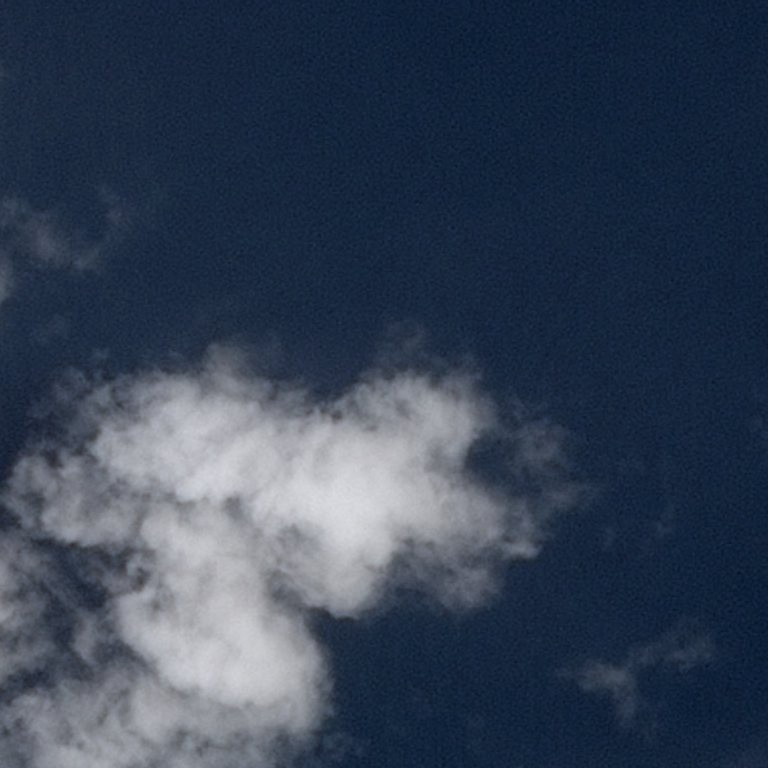
%> input picture 图像预处理/多特征海陆分离/00bb65eba.jpg, 768 x 768 px
$ octave daoyu.m   (GNU Octave 9; MATLAB toolbox functions it lacks are replaced by stand-ins)
%> lines starting %> are read from the running program, lines starting %| are printed output that depends on the picture; in (x1, y1, x2, y2) boxes, pixels count from 0 and x2, y2 are one past the last pixel; in counts of white or black regions, pixels touching at a corner belong together; the program's own positions count from 1
%> further down, I is the input picture: size 768x768x3 uint8; mean R, G, B 53.3, 65.5, 84.4
### 图像预处理/多特征海陆分离/tidu.m
function tiduzhi = tidu(I)

BW=edge(I,'canny',[0.1,0.2],3);
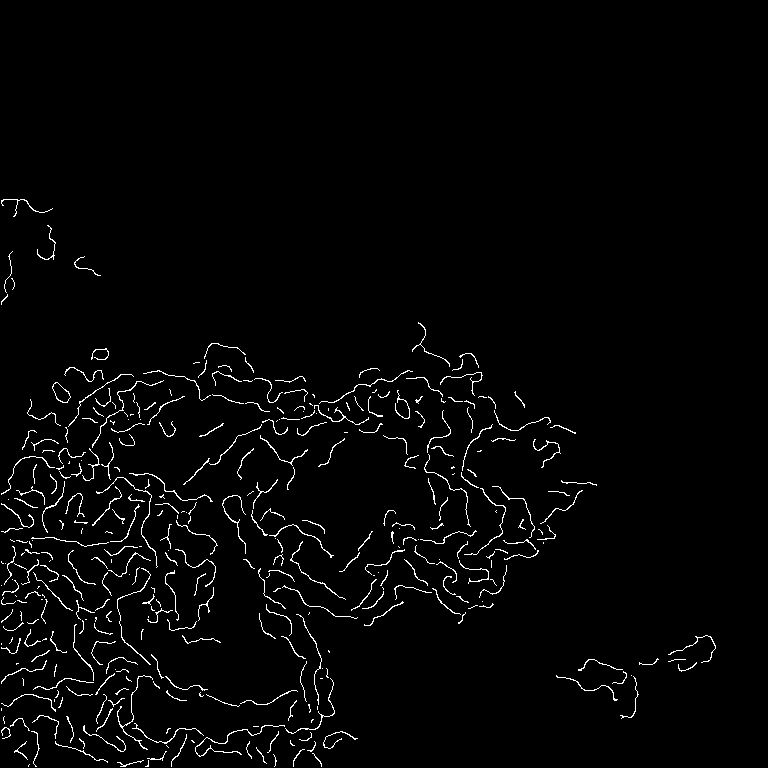
%> BW: size 768x768 logical; 2.2% white in thin lines or dots, all inside (x1, y1, x2, y2) = (1, 199, 716, 767)

se=strel('disk',5);
I=imdilate(BW,se);
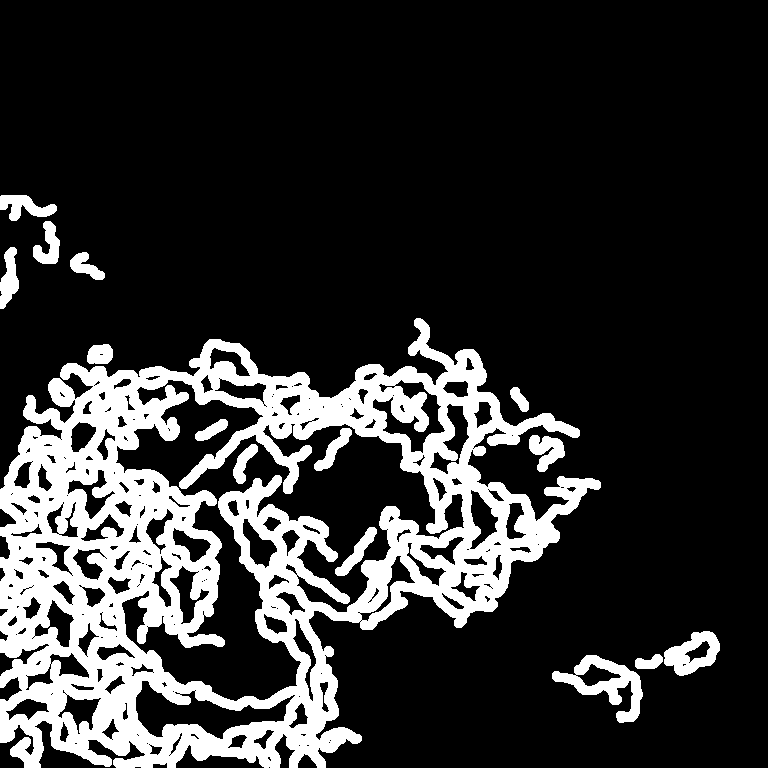
%> I: size 768x768 logical; 19.4% white; 15 white regions, largest, box (x1, y1, x2, y2) and area: (0, 318, 601, 768) 104066, (552, 655, 643, 723) 2244, (664, 631, 720, 676) 1380
I2=imfill(I,'holes');
%> I2: size 768x768 logical; 30.3% white; 11 white regions, largest, box (x1, y1, x2, y2) and area: (0, 318, 601, 768) 169991, (552, 655, 643, 723) 2691, (664, 631, 720, 676) 1617
tiduzhi=imerode(I2,se);
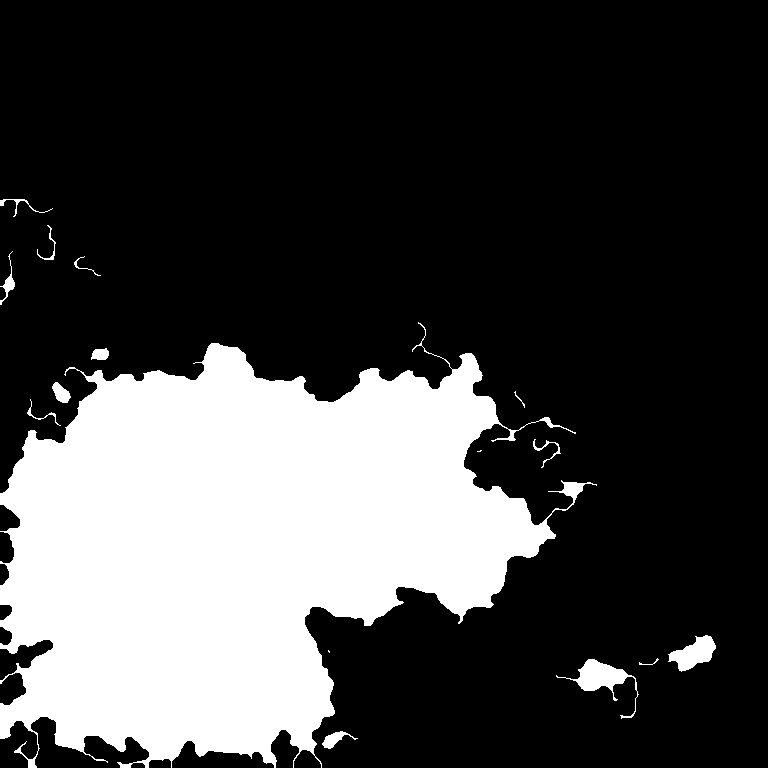
%> tiduzhi: size 768x768 logical; 26.6% white; 16 white regions (2 under 20 px), largest, box (x1, y1, x2, y2) and area: (0, 322, 597, 768) 153056, (556, 659, 639, 719) 1229, (668, 635, 716, 672) 949

end

### 图像预处理/多特征海陆分离/daoyu.m
I = imread('00bb65eba.jpg');
figure,imshow(I);
I = im2double(rgb2gray(I));%转化为灰度图像
I2=tidu(I);
J= stdfilt(I) ;%计算局部方差
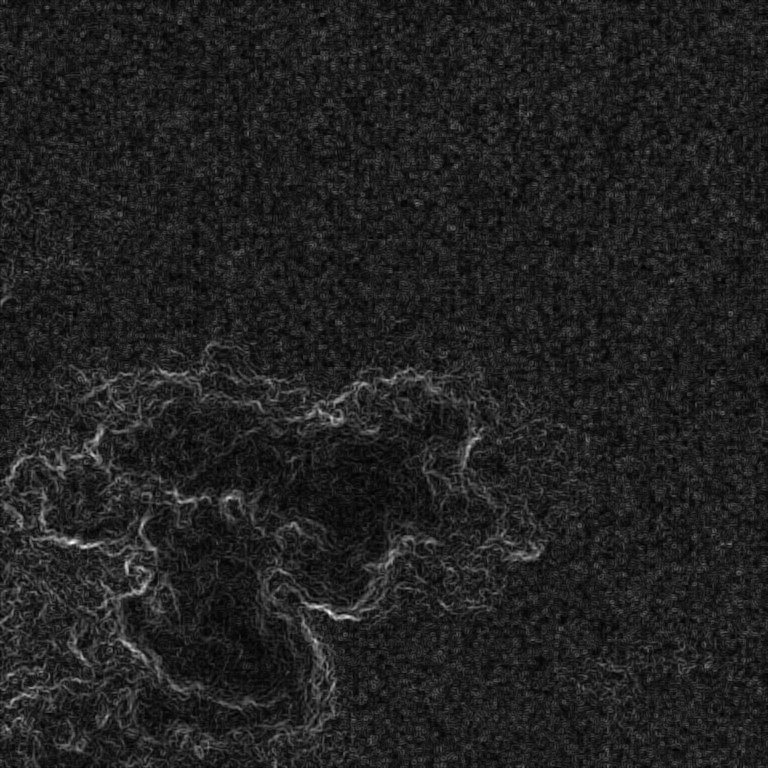
%> J: size 768x768 double; min 0, max 0.0675, mean 0.00893; drawn with min black and max white
%figure,imshow(J)%显示图像
k = graythresh(J);
%> k = 0.00784
BW = im2bw(J,k);
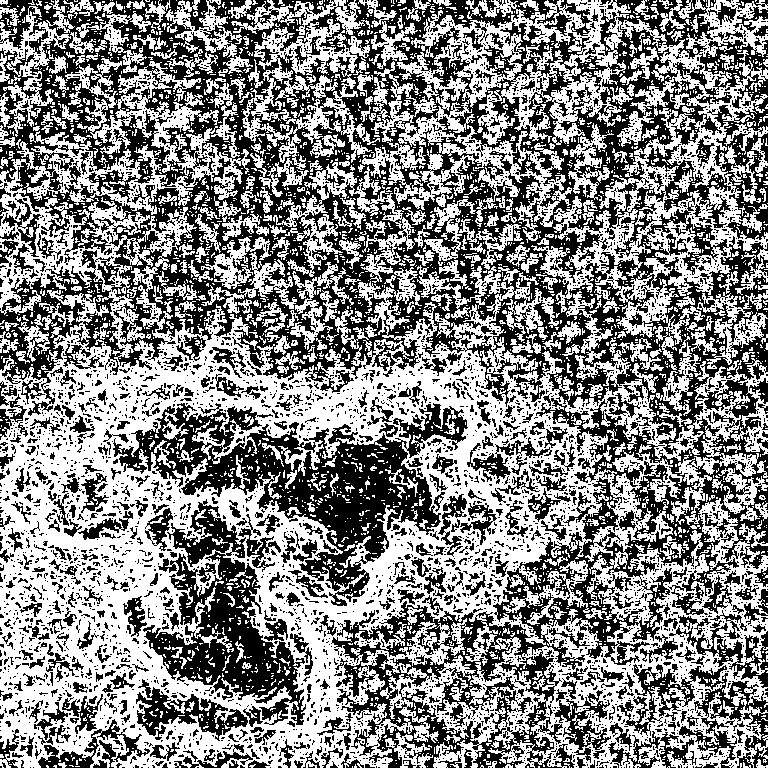
%> BW: size 768x768 logical; 52.7% white; 5996 black regions (5453 under 20 px), largest, box (x1, y1, x2, y2) and area: (0, 0, 768, 768) 172758, (113, 403, 468, 606) 21505, (143, 499, 306, 725) 12724
se=strel('disk',5);
I3=imdilate(BW,se);
%> I3: size 768x768 logical; 99.7% white; 85 black regions (74 under 20 px), largest, box (x1, y1, x2, y2) and area: (231, 628, 261, 660) 312, (325, 499, 359, 534) 293, (214, 602, 228, 620) 138
I3=imfill(I3,'holes');
%> I3: size 768x768 logical; 100% white; black in thin lines or dots
I3=imerode(I3,se);
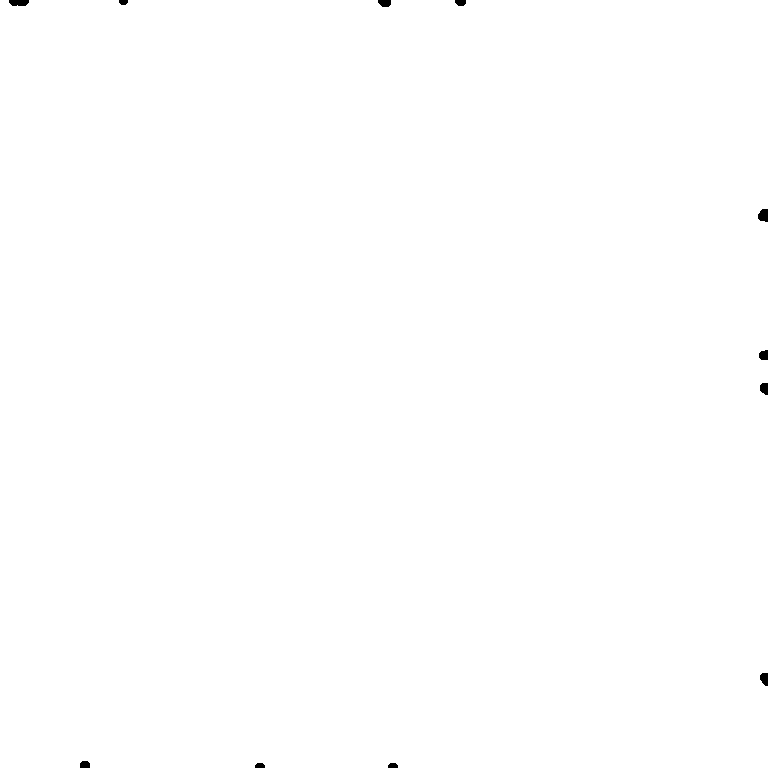
%> I3: size 768x768 logical; 99.9% white; 11 black regions
% figure,imshow(I3);
% figure,imshow(BW);
I4=(I3|I2);
%figure,imshow(I4);
%孤立区域剔除
L = bwlabel(~I4,8);%返回一个和BW大小相同的L矩阵，包含了标记了BW中每个连通区域的类别标签，这些标签的值为1、2、num（连通区域的个数）
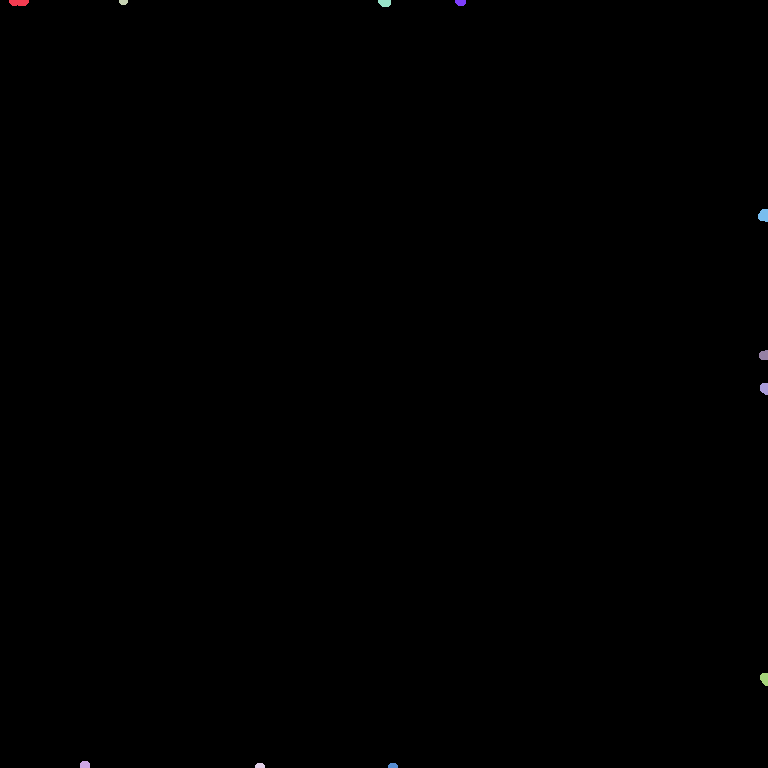
%> L: size 768x768 double; 12 distinct labels, from 0 to 11; one colour per label, 0 black
img_reg = regionprops(L,  'area', 'boundingbox', 'Centroid');%画出连通区域
%> img_reg = 11 regions; largest, box (x1, y1, x2, y2), Area and Centroid: (758, 209, 768, 222) 108 [764.1 216], (9, 0, 29, 6) 107 [19.5 3.3], (760, 673, 768, 686) 84 [765.1 679.3], (760, 383, 768, 395) 81 [764.9 389], (378, 0, 391, 7) 78 [385.4 3.6]
rects = cat(1,img_reg.BoundingBox);
%> rects = 11 rows, first 8: [9.5 0.5 20 6; 80.5 761.5 10 7; 119.5 0.5 9 5; 255.5 763.5 10 5; 378.5 0.5 13 7; 388.5 763.5 10 5; 455.5 0.5 11 6; 758.5 209.5 10 13]
zhixin = cat(1,img_reg.Centroid);
%> zhixin = [19.51 3.27; 85.5 765.2; 124 2.74; 260.5 766.2; 385.4 3.64; 393.5 766.2; 461.2 3.19; 764.1 216; 764.4 355.8; 764.9 389; 765.1 679.3]
areas = [img_reg.Area];%区域面积
%> areas = [107 64 39 44 78 44 57 108 78 81 84]
[~, max_id] = max(areas);%maxid 就是最大面积的标签
%> max_id = 8
max_rect = (L==max_id);% 找到最大白色区域（陆地）
%> max_rect: size 768x768 logical; 0.02% white; 1 white region, box (x1, y1, x2, y2) and area: (758, 209, 768, 222) 108
I5=~I4-max_rect;
%> I5: size 768x768 double; values 0 (black) and 1 (white), 0.11% white; 10 white regions, largest, box (x1, y1, x2, y2) and area: (9, 0, 29, 6) 107, (760, 673, 768, 686) 84, (760, 383, 768, 395) 81
%figure,imshow(I5);
I6=~I4-I5;
%figure,imshow(I6);
% se=strel('disk',5);
% I3=imerode(I3,se);
I7=imfill(I6,'holes');
figure,imshow(I7);

$ run again, with 图像预处理/多特征海陆分离/000019.jpg copied over 图像预处理/多特征海陆分离/00bb65eba.jpg
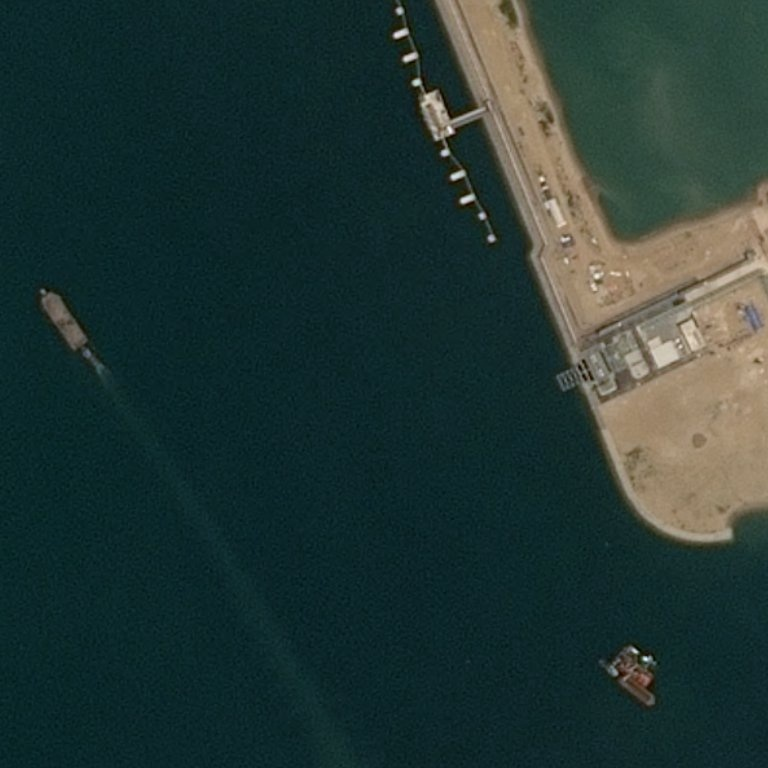
%> input picture 图像预处理/多特征海陆分离/000019.jpg, 768 x 768 px
%> I is the input picture: size 768x768x3 uint8; mean R, G, B 34.7, 54.9, 51.8
%> I2: size 768x768 logical; 8.4% white; 12 white regions, largest, box (x1, y1, x2, y2) and area: (408, 0, 768, 547) 39028, (36, 284, 109, 384) 2607, (604, 642, 659, 710) 2477
%> tiduzhi: size 768x768 logical; 4.4% white; 14 white regions, largest, box (x1, y1, x2, y2) and area: (412, 0, 768, 543) 21296, (608, 646, 655, 706) 1665, (40, 288, 105, 380) 1521
%> k = 0.0353
%> I4: size 768x768 logical; 7.2% white; 19 white regions (13 under 20 px)
%> `L = bwlabel(~I4,8);`:
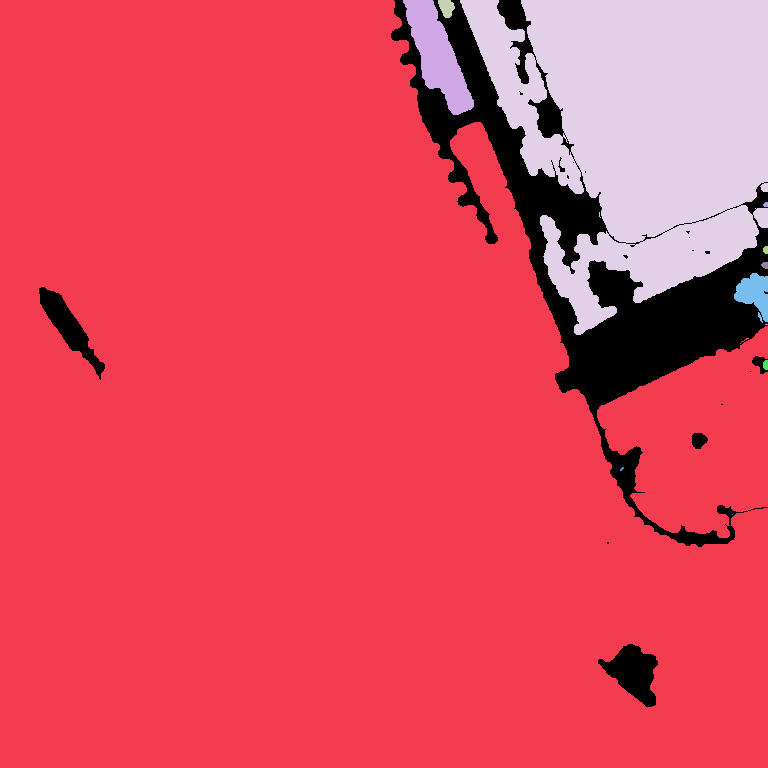
%> L: size 768x768 double; 14 distinct labels, from 0 to 13; one colour per label, 0 black
%> img_reg = 13 regions; largest, box (x1, y1, x2, y2), Area and Centroid: (0, 0, 768, 768) 476963 [331.2 431.6], (460, 0, 768, 335) 65256 [642.3 130.1], (403, 0, 474, 115) 3754 [438.3 56.2], (734, 273, 768, 323) 998 [755 294.2], (438, 0, 455, 18) 217 [447.1 8.3]
%> rects = 13 rows, first 8: [0.5 0.5 768 768; 403.5 0.5 71 115; 438.5 0.5 17 18; 460.5 0.5 308 335; 599.5 212.5 2 6; 620.5 467.5 4 4; 732.5 514.5 1 1; 734.5 273.5 34 50]
%> zhixin = 13 rows, first 12: [331.2 431.6; 438.3 56.19; 447.1 8.32; 642.3 130.1; 600.2 215.5; 622.5 469.5; 733 515; 755 294.2; 765.6 265.8; 766.3 205.1; 766.3 250.5; 766.2 365.5]
%> areas = [476963 3754 217 65256 6 10 1 998 39 21 34 44 3]
%> max_id = 1
%> max_rect: size 768x768 logical; 80.9% white; 8 black regions (3 under 20 px), largest, box (x1, y1, x2, y2) and area: (391, 0, 768, 547) 108686, (598, 644, 658, 707) 2024, (39, 287, 105, 380) 1762, (692, 433, 708, 449) 194, (752, 356, 768, 374) 188
%> I5: size 768x768 double; values 0 (black) and 1 (white), 11.9% white; 12 white regions (4 under 20 px), largest, box (x1, y1, x2, y2) and area: (460, 0, 768, 335) 65256, (403, 0, 474, 115) 3754, (734, 273, 768, 323) 998
%> `I7=imfill(I6,'holes');`:
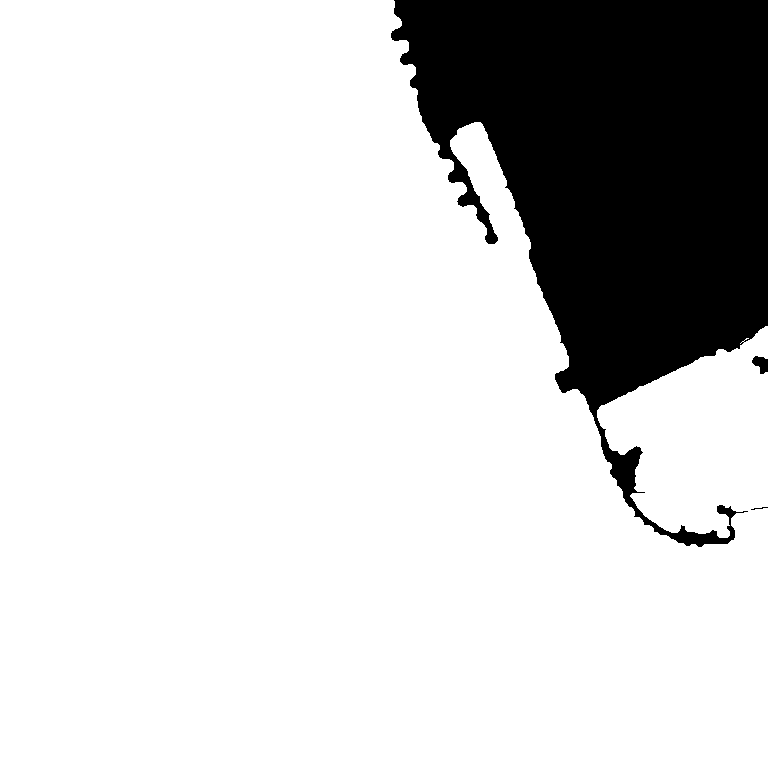
%> I7: size 768x768 double; values 0 (black) and 1 (white), 81.5% white; 3 black regions (1 under 20 px), largest, box (x1, y1, x2, y2) and area: (391, 0, 768, 547) 108662, (752, 356, 768, 374) 188
